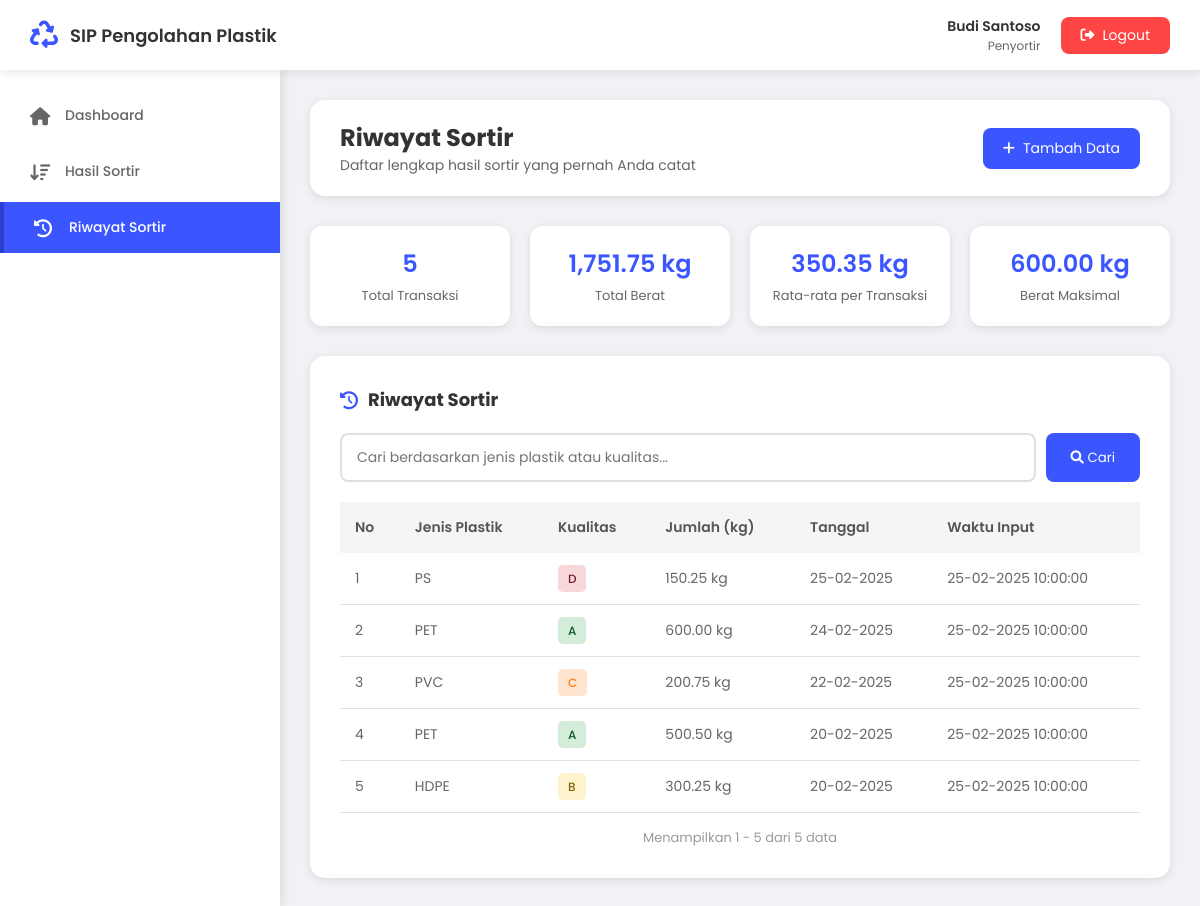
Screenshot of /penyortir/riwayat_sortir.php (signed in) with the database file from the repository.
### tables this page shows
CREATE TABLE hasil_sortir (
    id INT(11) NOT NULL AUTO_INCREMENT,
    user_id INT(11) NOT NULL,
    jenis_plastik ENUM('PET', 'HDPE', 'PVC', 'LDPE', 'PP', 'PS') NOT NULL,
    kualitas ENUM('A', 'B', 'C', 'D') NOT NULL,
    jumlah_layak_olah DECIMAL(10,2) NOT NULL,
    tanggal DATE NOT NULL,
    created_at TIMESTAMP NOT NULL DEFAULT CURRENT_TIMESTAMP,
    PRIMARY KEY (id),
    KEY user_id (user_id),
    CONSTRAINT hasil_sortir_ibfk_1 FOREIGN KEY (user_id) REFERENCES users (id) ON DELETE CASCADE
);

### penyortir/riwayat_sortir.php (the view, shortened to what this page needs)
<?php
require_once '../config.php';
$user_id = $_SESSION['user_id'];
$nama = $_SESSION['nama'];
$page = isset($_GET['page']) ? (int)$_GET['page'] : 1;
$limit = 20;
$offset = ($page - 1) * $limit;
$total_query = "SELECT COUNT(*) as total FROM hasil_sortir WHERE user_id = $user_id";
$total_result = $conn->query($total_query);
$total_row = $total_result->fetch_assoc();
$total_records = $total_row['total'];
$query = "SELECT * FROM hasil_sortir
          WHERE user_id = $user_id
          ORDER BY tanggal DESC, created_at DESC
          LIMIT $offset, $limit";
$result = $conn->query($query);
$stat_query = "SELECT
                COUNT(*) as total_transaksi,
                SUM(jumlah_layak_olah) as total_berat,
                AVG(jumlah_layak_olah) as rata_rata,
                MAX(jumlah_layak_olah) as maksimal,
                MIN(jumlah_layak_olah) as minimal
               FROM hasil_sortir
               WHERE user_id = $user_id";
$stat_result = $conn->query($stat_query);
$stats = $stat_result->fetch_assoc();
?>
<!DOCTYPE html>
<html lang="id">
<head>
    <link rel="stylesheet" href="https://cdnjs.cloudflare.com/ajax/libs/font-awesome/6.0.0/css/all.min.css">
</head>
<body>
    <div class="navbar">
        <div class="navbar-brand">
            <i class="fas fa-recycle"></i>
            <h2>SIP Pengolahan Plastik</h2>
        </div>
        <div class="user-info">
            <div class="user-detail">
                <div class="user-name"><?php echo htmlspecialchars($nama); ?></div>
                <div class="user-role">Penyortir</div>
            </div>
            <a href="../logout.php" class="btn-logout"><i class="fas fa-sign-out-alt"></i> Logout</a>
        </div>
    </div>
    <div class="sidebar">
        <ul class="sidebar-menu">
            <li><a href="../dashboard.php"><i class="fas fa-home"></i> Dashboard</a></li>
            <li><a href="hasil_sortir.php"><i class="fas fa-sort-amount-down"></i> Hasil Sortir</a></li>
            <li><a href="riwayat_sortir.php" class="active"><i class="fas fa-history"></i> Riwayat Sortir</a></li>
        </ul>
    </div>
    <div class="content">
        <div class="page-header">
            <div>
                <h1>Riwayat Sortir</h1>
                <p>Daftar lengkap hasil sortir yang pernah Anda catat</p>
            </div>
            <a href="hasil_sortir.php" class="btn-tambah">
                <i class="fas fa-plus"></i> Tambah Data
            </a>
        </div>
        <div class="stats-grid">
            <div class="stat-card">
                <div class="stat-value"><?php echo $stats['total_transaksi'] ?? 0; ?></div>
                <div class="stat-label">Total Transaksi</div>
            </div>
            <div class="stat-card">
                <div class="stat-value"><?php echo number_format($stats['total_berat'] ?? 0, 2); ?> kg</div>
                <div class="stat-label">Total Berat</div>
            </div>
            <div class="stat-card">
                <div class="stat-value"><?php echo number_format($stats['rata_rata'] ?? 0, 2); ?> kg</div>
                <div class="stat-label">Rata-rata per Transaksi</div>
            </div>
            <div class="stat-card">
                <div class="stat-value"><?php echo number_format($stats['maksimal'] ?? 0, 2); ?> kg</div>
                <div class="stat-label">Berat Maksimal</div>
            </div>
        </div>
        <div class="table-container">
            <h3><i class="fas fa-history" style="color: #3B55FF;"></i> Riwayat Sortir</h3>
            <div class="search-box">
                <input type="text" id="searchInput" placeholder="Cari berdasarkan jenis plastik atau kualitas...">
                <button onclick="searchTable()"><i class="fas fa-search"></i> Cari</button>
            </div>
            <table id="sortirTable">
                <thead>
                    <tr>
                        <th>No</th>
                        <th>Jenis Plastik</th>
                        <th>Kualitas</th>
                        <th>Jumlah (kg)</th>
                        <th>Tanggal</th>
                        <th>Waktu Input</th>
                    </tr>
                </thead>
                <tbody>
                    <?php if($result && $result->num_rows > 0): ?>
                        <?php $no = $offset + 1; while($row = $result->fetch_assoc()): ?>
                        <tr>
                            <td><?php echo $no++; ?></td>
                            <td><?php echo $row['jenis_plastik']; ?></td>
                            <td>
                                <span class="status-badge status-<?php echo $row['kualitas']; ?>">
                                    <?php echo $row['kualitas']; ?>
                                </span>
                            </td>
                            <td><?php echo number_format($row['jumlah_layak_olah'], 2); ?> kg</td>
                            <td><?php echo date('d-m-Y', strtotime($row['tanggal'])); ?></td>
                            <td><?php echo date('d-m-Y H:i:s', strtotime($row['created_at'])); ?></td>
                        </tr>
                        <?php endwhile; ?>
                    <?php endif; ?>
                </tbody>
            </table>
            <div style="text-align: center; margin-top: 15px; color: #999; font-size: 13px;">
                Menampilkan <?php echo $offset + 1; ?> - <?php echo min($offset + $limit, $total_records); ?> dari <?php echo $total_records; ?> data
            </div>
        </div>
    </div>
</body>
</html>

### penyortir/riwayat_sortir.php (style rules this page uses)
* { margin: 0; padding: 0; box-sizing: border-box; font-family: 'Poppins', sans-serif; }
body { background: #f0f2f5; }
.navbar { background: white; padding: 0 30px; box-shadow: 0 2px 10px rgba(0,0,0,0.1); display: flex; justify-content: space-between; align-items: center; height: 70px; position: fixed; top: 0; left: 0; right: 0; z-index: 1000; }
.navbar-brand { display: flex; align-items: center; gap: 12px; }
.navbar-brand i { font-size: 28px; color: #3B55FF; }
.navbar-brand h2 { color: #333; font-size: 18px; font-weight: 600; }
.user-info { display: flex; align-items: center; gap: 20px; }
.user-detail { text-align: right; }
.user-name { color: #333; font-weight: 600; font-size: 14px; }
.user-role { color: #666; font-size: 12px; }
.btn-logout { padding: 8px 20px; background: #ff4444; color: white; text-decoration: none; border-radius: 8px; font-size: 14px; transition: all 0.3s; display: flex; align-items: center; gap: 8px; }
.sidebar { width: 280px; background: white; position: fixed; left: 0; top: 70px; bottom: 0; box-shadow: 2px 0 10px rgba(0,0,0,0.1); overflow-y: auto; }
.sidebar-menu { list-style: none; padding: 20px 0; }
.sidebar-menu li { margin-bottom: 5px; }
.sidebar-menu a { display: flex; align-items: center; padding: 15px 30px; color: #666; text-decoration: none; transition: all 0.3s; gap: 15px; font-size: 14px; font-weight: 500; }
.sidebar-menu a.active { background: #3B55FF; color: white; border-left: 4px solid #2a3fd1; }
.sidebar-menu a i { width: 20px; font-size: 18px; }
.content { margin-left: 280px; margin-top: 70px; padding: 30px; min-height: calc(100vh - 70px); }
.page-header { background: white; padding: 20px 30px; border-radius: 15px; margin-bottom: 30px; box-shadow: 0 2px 10px rgba(0,0,0,0.1); display: flex; justify-content: space-between; align-items: center; }
.page-header h1 { color: #333; font-size: 24px; }
.page-header p { color: #666; font-size: 14px; }
.btn-tambah { padding: 10px 20px; background: #3B55FF; color: white; text-decoration: none; border-radius: 8px; font-size: 14px; display: flex; align-items: center; gap: 8px; }
.stats-grid { display: grid; grid-template-columns: repeat(auto-fit, minmax(200px, 1fr)); gap: 20px; margin-bottom: 30px; }
.stat-card { background: white; padding: 20px; border-radius: 12px; box-shadow: 0 2px 8px rgba(0,0,0,0.1); text-align: center; }
.stat-card .stat-value { font-size: 24px; font-weight: 600; color: #3B55FF; margin-bottom: 5px; }
.stat-card .stat-label { color: #666; font-size: 13px; }
.table-container { background: white; padding: 30px; border-radius: 15px; box-shadow: 0 2px 10px rgba(0,0,0,0.1); }
.table-container h3 { color: #333; margin-bottom: 20px; font-size: 18px; display: flex; align-items: center; gap: 10px; }
table { width: 100%; border-collapse: collapse; }
table th { background: #f5f5f5; padding: 15px; text-align: left; font-weight: 600; color: #555; font-size: 14px; }
table td { padding: 15px; border-bottom: 1px solid #e0e0e0; color: #666; font-size: 14px; }
.status-badge { padding: 5px 10px; border-radius: 5px; font-size: 12px; font-weight: 500; }
.status-A { background: #d4edda; color: #155724; }
.status-B { background: #fff3cd; color: #856404; }
.status-C { background: #ffe5d0; color: #fd7e14; }
.status-D { background: #f8d7da; color: #721c24; }
.search-box { margin-bottom: 20px; display: flex; gap: 10px; }
.search-box input { flex: 1; padding: 12px 15px; border: 2px solid #e0e0e0; border-radius: 8px; font-size: 14px; }
.search-box button { padding: 12px 25px; background: #3B55FF; color: white; border: none; border-radius: 8px; cursor: pointer; }

### rows the page displays
hasil_sortir: jenis_plastik "PS", kualitas "D", jumlah_layak_olah "150.25", tanggal "25-02-2025", created_at "25-02-2025 10:00:00"
hasil_sortir: jenis_plastik "PET", kualitas "A", jumlah_layak_olah "600.00", tanggal "24-02-2025", created_at "25-02-2025 10:00:00"
hasil_sortir: jenis_plastik "PVC", kualitas "C", jumlah_layak_olah "200.75", tanggal "22-02-2025", created_at "25-02-2025 10:00:00"
hasil_sortir: jenis_plastik "PET", kualitas "A", jumlah_layak_olah "500.50", tanggal "20-02-2025", created_at "25-02-2025 10:00:00"
hasil_sortir: jenis_plastik "HDPE", kualitas "B", jumlah_layak_olah "300.25", tanggal "20-02-2025", created_at "25-02-2025 10:00:00"

### other values shown
$nama "Budi Santoso"
$stats['total_transaksi'] "5"
$stats['total_berat'] "1,751.75"
$stats['rata_rata'] "350.35"
$stats['maksimal'] "600.00"
$offset + 1 "1"
min($offset + $limit, $total_records) "5"
$total_records "5"
